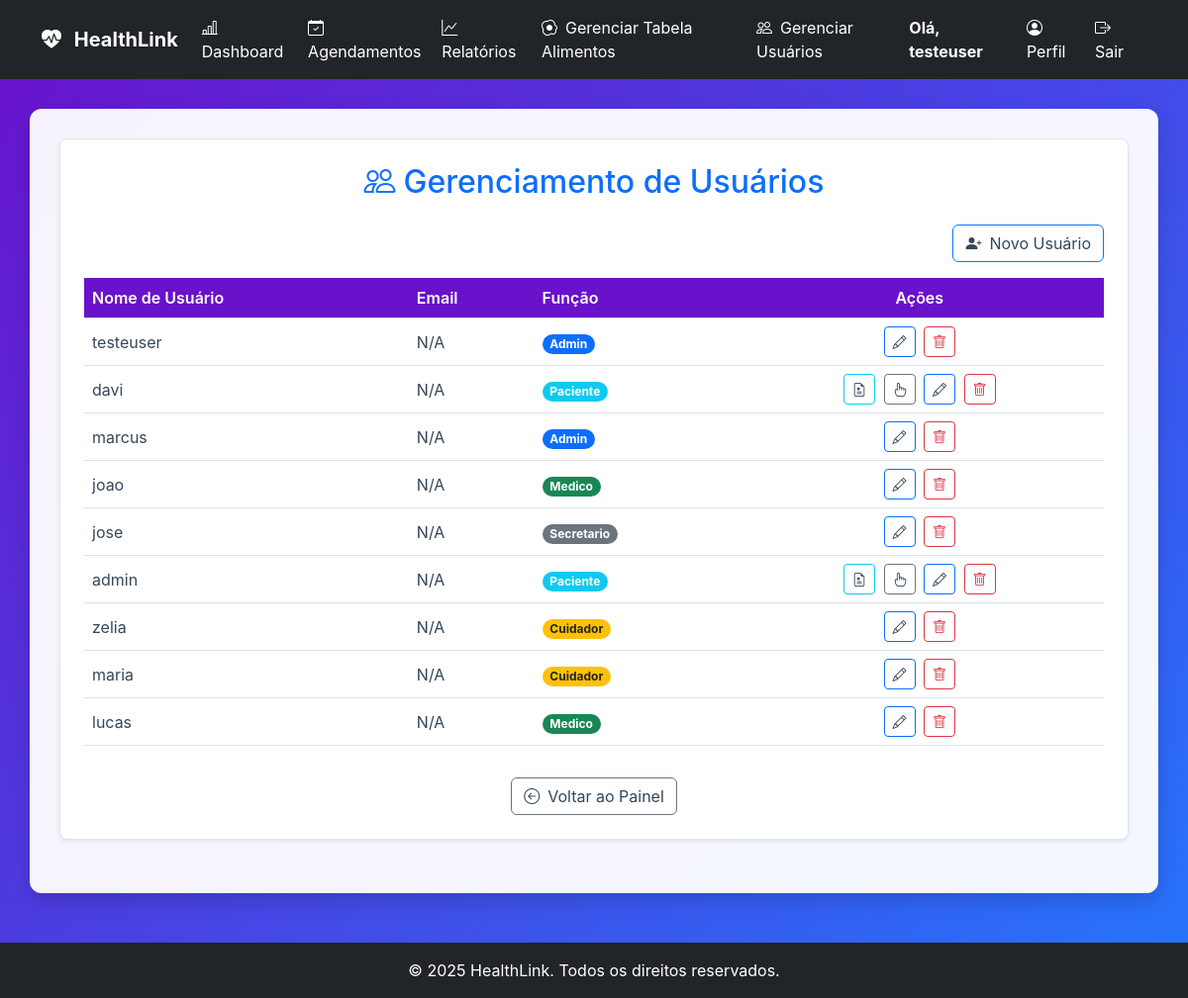
The page /gerenciar_usuarios (signed in) on the database its author committed.
### tables this page shows
CREATE TABLE users (
                    id INTEGER PRIMARY KEY,
                    username TEXT UNIQUE NOT NULL,
                    password_hash TEXT NOT NULL,
                    role TEXT NOT NULL DEFAULT 'paciente',
                    email TEXT,
                    nome TEXT,
                    razao_ic REAL,
                    fator_sensibilidade REAL,
                    data_nascimento TEXT,
                    sexo TEXT
                , nome_completo TEXT, telefone TEXT, medico_id INTEGER, meta_glicemia INTEGER, documento TEXT, crm TEXT, especialidade TEXT, cns TEXT, ric_manha REAL, ric_almoco REAL, ric_jantar REAL, fsi_manha REAL, fsi_almoco REAL, fsi_jantar REAL);

### app.py (the view)
@app.route('/gerenciar_usuarios')
@login_required
def gerenciar_usuarios():
    if not (current_user.is_admin or current_user.role == 'secretario'):
        flash('Acesso não autorizado.', 'danger')
        return redirect(url_for('dashboard'))
    usuarios = db_manager.carregar_todos_os_usuarios()
    return render_template('gerenciar_usuarios.html', usuarios=usuarios)

### app.py (called while the page is built)
@app.context_processor
def inject_now():
    return {'now': datetime.now}

### database_manager.py (called while the page is built)
    def get_db_connection(self):
        conn = sqlite3.connect(self.db_path)
        conn.execute("PRAGMA foreign_keys = ON;")
        conn.row_factory = sqlite3.Row
        return conn

    def carregar_usuario_por_id(self, user_id):
        conn = self.get_db_connection()
        user_data = conn.execute(
            "SELECT id, username, role, email, nome_completo, razao_ic, fator_sensibilidade, data_nascimento, sexo, telefone, medico_id FROM users WHERE id = ?",
            (user_id,)
        ).fetchone()
        conn.close()
        return dict(user_data) if user_data else None

    def carregar_todos_os_usuarios(self, perfil=None):
        conn = self.get_db_connection()
        cursor = conn.cursor()
        query = "SELECT id, username, role FROM users"
        params = ()
        if perfil:
            query += " WHERE role = ?" # Corrigi para 'role' ao invés de 'perfil'
            params = (perfil,)
        cursor.execute(query, params)
        usuarios = cursor.fetchall()
        conn.close()
        return [{'id': row['id'], 'username': row['username'], 'role': row['role']} for row in usuarios]

### models.py (called while the page is built)
    @property
    def is_admin(self):
        return self.role == 'admin'

    @property
    def is_paciente(self):
        return self.role == 'paciente' or self.role == 'user'

### templates/gerenciar_usuarios.html (shortened to what this page needs)
{% extends 'base.html' %}
{% block content %}
<div class="card p-4 shadow-sm mb-4">
    <h2 class="mb-4 text-center text-primary">
        <i class="bi bi-people me-2"></i>Gerenciamento de Usuários
    </h2>
    <div class="d-flex justify-content-end mb-3">
        <a href="{{ url_for('cadastro') }}" class="btn btn-primary">
            <i class="bi bi-person-plus-fill me-2"></i>Novo Usuário
        </a>
    </div>
    <div class="table-responsive">
        <table class="table table-hover align-middle">
            <thead>
                <tr>
                    <th>Nome de Usuário</th>
                    <th>Email</th>
                    <th>Função</th>
                    <th class="text-center">Ações</th>
                </tr>
            </thead>
            <tbody>
                {% for usuario in usuarios %}
                <tr>
                    <td>{{ usuario['username'] }}</td>
                    <td>{{ usuario.get('email', 'N/A') }}</td>
                    <td>
                        {% set role = usuario.get('role', 'padrão') %}
                        <span class="badge rounded-pill bg-{{
                            'success' if role == 'medico' else
                            'primary' if role == 'admin' else
                            'info' if role == 'paciente' or role == 'user' else
                            'warning text-dark' if role == 'cuidador' else
                            'secondary'
                        }}">
                            {{ role|capitalize }}
                        </span>
                    </td>
                    <td class="text-center actions-column">
                        {% if usuario.get('role') == 'user' or usuario.get('role') == 'paciente' %}
                        <a href="{{ url_for('ficha_acompanhamento', paciente_id=usuario['id']) }}"
                            class="btn btn-sm btn-outline-info me-1" title="Ficha Clínica">
                            <i class="bi bi-file-earmark-medical"></i>
                        </a>
                        <a href="{{ url_for('vincular_cuidador', username=usuario['username']) }}"
                            class="btn btn-sm btn-outline-secondary me-1" title="Vincular Cuidador">
                            <i class="bi bi-hand-index"></i>
                        </a>
                        {% endif %}
                        <a href="{{ url_for('editar_usuario', username=usuario['username']) }}"
                            class="btn btn-sm btn-outline-primary me-1" title="Editar Usuário">
                            <i class="bi bi-pencil"></i>
                        </a>
                        <form method="POST" action="{{ url_for('excluir_usuario', username=usuario['username']) }}"
                            style="display:inline;">
                            <button type="submit" class="btn btn-sm btn-outline-danger" title="Excluir Usuário"
                                onclick="return confirm('Tem certeza que deseja excluir o usuário {{ usuario.username }}?');">
                                <i class="bi bi-trash"></i>
                            </button>
                        </form>
                    </td>
                </tr>
                {% else %}
                <tr>
                    <td colspan="4" class="text-center py-4">Nenhum usuário cadastrado.</td>
                </tr>
                {% endfor %}
            </tbody>
        </table>
    </div>
    <div class="text-center">
        <a href="{{ url_for('dashboard_gestao') }}" class="btn btn-secondary mt-3">
            <i class="bi bi-arrow-left-circle me-2"></i>Voltar ao Painel
        </a>
    </div>
</div>
{% endblock %}

### templates/base.html (shortened to what this page needs)
<!DOCTYPE html>
<html lang="pt-br">
<head>
    <link href="https://cdn.jsdelivr.net/npm/bootstrap@5.3.0/dist/css/bootstrap.min.css" rel="stylesheet">
    <link href="https://cdn.jsdelivr.net/npm/bootstrap-icons/font/bootstrap-icons.css" rel="stylesheet">
    <link rel="stylesheet" href="https://cdnjs.cloudflare.com/ajax/libs/font-awesome/6.0.0-beta3/css/all.min.css">
    <link rel="stylesheet" href="{{ url_for('static', filename='css/style.css') }}">
</head>
<body>
    <nav class="navbar navbar-expand-lg navbar-dark bg-dark">
        <div class="container">
            <a class="navbar-brand fw-bold" href="{{ url_for('index') }}">
                <i class="bi bi-heart-pulse-fill me-2"></i> HealthLink
            </a>
            <div class="collapse navbar-collapse" id="navbarNav">
                <ul class="navbar-nav me-auto">
                    {% if current_user.is_authenticated %}
                    <li class="nav-item">
                        <a class="nav-link" href="{{ url_for('dashboard') }}">
                            <i class="bi bi-bar-chart-line me-2"></i>Dashboard
                        </a>
                    </li>
                    {% if current_user.is_paciente %}
                    <li class="nav-item">
                        <a class="nav-link" href="{{ url_for('registros') }}">
                            <i class="bi bi-journal-text me-2"></i>Meus Registros
                        </a>
                    </li>
                    <li class="nav-item">
                        <a class="nav-link" href="{{ url_for('relatorios.relatorios_page') }}">
                            <i class="bi bi-graph-up me-2"></i>Relatórios
                        </a>
                    </li>
                    <li class="nav-item">
                        <a class="nav-link" href="{{ url_for('registrar_glicemia') }}">
                            <i class="bi bi-droplet-fill me-2"></i>Registrar Glicemia
                        </a>
                    </li>
                    <li class="nav-item">
                        <a class="nav-link" href="{{ url_for('registrar_refeicao') }}">
                            <i class="bi bi-utensils me-2"></i>Registrar Refeição
                        </a>
                    </li>
                    <li class="nav-item">
                        <a class="nav-link" href="{{ url_for('minhas_consultas') }}">
                            <i class="bi bi-calendar-event me-2"></i>Minhas Consultas
                        </a>
                    </li>
                    {% elif current_user.role in ['medico', 'secretario', 'admin'] %}
                    <li class="nav-item">
                        <a class="nav-link" href="{{ url_for('gerenciar_agendamentos') }}">
                            <i class="bi bi-calendar-check me-2"></i>Agendamentos
                        </a>
                    </li>
                    <li class="nav-item">
                        <a class="nav-link" href="{{ url_for('relatorios.relatorios_page') }}">
                            <i class="bi bi-graph-up me-2"></i>Relatórios
                        </a>
                    </li>
                    {% if current_user.role in ['secretario', 'admin'] %}
                    <li class="nav-item">
                        <a class="nav-link" href="{{ url_for('registrar_alimento_redirect') }}">
                            <i class="bi bi-egg-fried me-2"></i>Gerenciar Tabela Alimentos
                        </a>
                    </li>
                    <li class="nav-item">
                        <a class="nav-link" href="{{ url_for('gerenciar_usuarios') }}">
                            <i class="bi bi-people me-2"></i>Gerenciar Usuários
                        </a>
                    </li>
                    {% endif %}
                    {% endif %}
                    {% endif %}
                </ul>
                <ul class="navbar-nav">
                    {% if current_user.is_authenticated %}
                    <li class="nav-item me-3 d-flex align-items-center">
                        <span class="navbar-text text-white fw-bold">
                            Olá, {{ current_user.username or current_user.nome_completo }}
                        </span>
                    </li>
                    <li class="nav-item">
                        <a class="nav-link" href="{{ url_for('perfil_paciente', paciente_id=current_user.id) }}">
                            <i class="bi bi-person-circle me-2"></i>Perfil
                        </a>
                    </li>
                    <li class="nav-item">
                        <a class="nav-link text-danger" href="{{ url_for('logout') }}">
                            <i class="bi bi-box-arrow-right me-2"></i>Sair
                        </a>
                    </li>
                    {% endif %}
                </ul>
            </div>
        </div>
    </nav>
    <main id="main-content">
        <div class="container">
            {% block content %}
            {% endblock %}
        </div>
    </main>
    <footer class="text-white text-center py-3 mt-5 bg-dark">
        &copy; {{ now().year }} HealthLink. Todos os direitos reservados.
    </footer>
</body>
</html>

### static/css/style.css (style rules this page uses)
:root { --primary-color: #007bff; --accent-color: #6a11cb; --text-dark: #344759; --text-light: white; --gradient-bg: linear-gradient(135deg, #6a11cb 0%, #2575fc 100%); --success-color: #28a745; --danger-color: #dc3545; --info-color: #17a2b8; --shadow-sm: 0 2px 4px rgba(0, 0, 0, 0.1); --shadow-lg: 0 8px 20px rgba(0, 0, 0, 0.15); }
body, html { margin: 0; padding: 0; height: 100%; font-family: -apple-system, BlinkMacSystemFont, "Segoe UI", Roboto, "Helvetica Neue", Arial, sans-serif; color: var(--text-dark); }
#app-wrapper, body { background: var(--gradient-bg); min-height: 100vh; }
#main-content { background-color: rgba(255, 255, 255, 0.95); border-radius: 12px; box-shadow: var(--shadow-lg); padding: 30px; margin: 30px auto 50px auto; max-width: 1200px; width: 95%; display: block; }
#main-content .container { max-width: 100%; width: 100%; margin-top: 0; padding: 0; background-color: transparent; }
.navbar-nav .nav-link, .navbar-brand { color: var(--text-light) !important; }
h1, h2, h3 { color: var(--accent-color); margin-top: 0; margin-bottom: 20px; }
.card { background-color: white; border: 1px solid #e0e6ed; border-radius: 8px; box-shadow: var(--shadow-sm); padding: 20px; margin-bottom: 20px; }
.btn-primary { background-color: var(--primary-color); border-color: var(--primary-color); color: white; }
.table th { background-color: var(--accent-color); color: white; font-weight: bold; }
.table td { color: var(--text-dark); }
.card a, .card h6, .card p { color: var(--text-dark) !important; background: transparent !important; }
.table thead { background-color: #5d2590; }
.table th { color: white; font-weight: 600; }

### rows shown on the page
users: username "testeuser", get "N/A", role "Admin"
users: username "davi", get "N/A", role "Paciente"
users: username "marcus", get "N/A", role "Admin"
users: username "joao", get "N/A", role "Medico"
users: username "jose", get "N/A", role "Secretario"
users: username "admin", get "N/A", role "Paciente"
users: username "zelia", get "N/A", role "Cuidador"
users: username "maria", get "N/A", role "Cuidador"
users: username "lucas", get "N/A", role "Medico"
